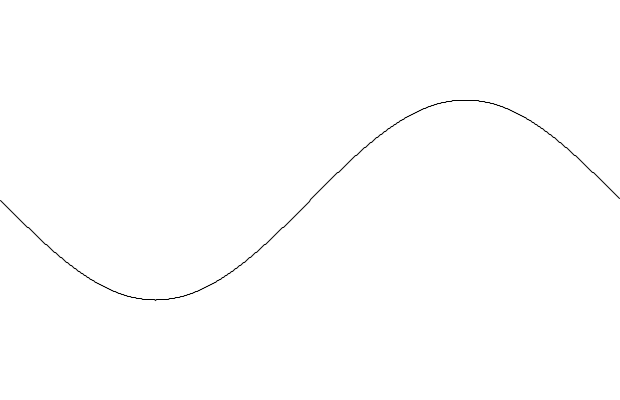
Frame 1 (no input)
Frame 60 (the mouse pressed at the canvas centre just before this capture): identical to frame 1, image omitted
Frame 120 (the mouse held since frame 60 and released just before this capture): identical to frame 1, image omitted

The Processing sketch that drew this single still picture (run headless with seeded random() and noise(); from frame 60 on, the mouse is pressed at the canvas centre):

// Processing sketch: lissajous01
// ── lissajous01.pde
Lissajous myCourve;

void setup(){
	size(620, 400);
	myCourve = new Lissajous();
}

void draw(){
	background(255);
	myCourve.draw();
}
// ── Lissajous.pde
class Lissajous {

	int pointCount;
	int freq = 1;
	float phi = 0;

	Lissajous() {
		pointCount = width;
	}

	void draw() {
		translate(0, height/2);
		beginShape();

		for(int i = 0; i < pointCount; i++) {
			float angle = map(i, 0, pointCount, 0, TWO_PI);
			float y = sin(angle * freq + radians(phi));
			// float y = sin(radians(i));
			y *= 100;
			vertex(i, y);
		}

		endShape();
	}

	void setPhi(float newPhi) {
		this.phi = newPhi;
	}

	void setFreq(int newFreq) {
		this.freq = newFreq;
	}
 
 }
